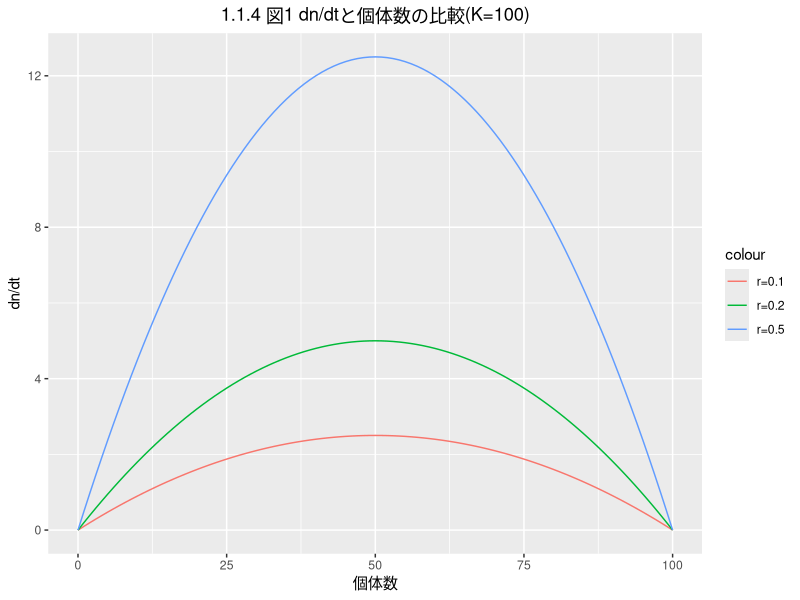

Here is the R script that generated this plot:
library(tidyverse)
rm(list=objects())

# setting
R01 <- 0.1
R02 <- 0.2
R05 <- 0.5
population <- 100
K <- 100

Result <- data_frame(
  po = 0,
  R_01 = 0,
  R_02 = 0,
  R_05 = 0,
)

# equation
for (n in 1:population){
  R_01 <- R01*(1-n/K)*n
  R_02 <- R02*(1-n/K)*n
  R_05 <- R05*(1-n/K)*n
  Result[nrow(Result)+1,] <- list(n,R_01,R_02,R_05)
}

figure <- ggplot(Result,aes(po))+
  geom_path(aes(y=R_01,color ="r=0.1"))+
  geom_path(aes(y=R_02,color ="r=0.2"))+
  geom_path(aes(y=R_05,color ="r=0.5"))+
  labs(title = "1.1.4 図1 dn/dtと個体数の比較(K=100)",x = "個体数", y= "dn/dt")+
  theme(plot.title = element_text(hjust = 0.5))


figure